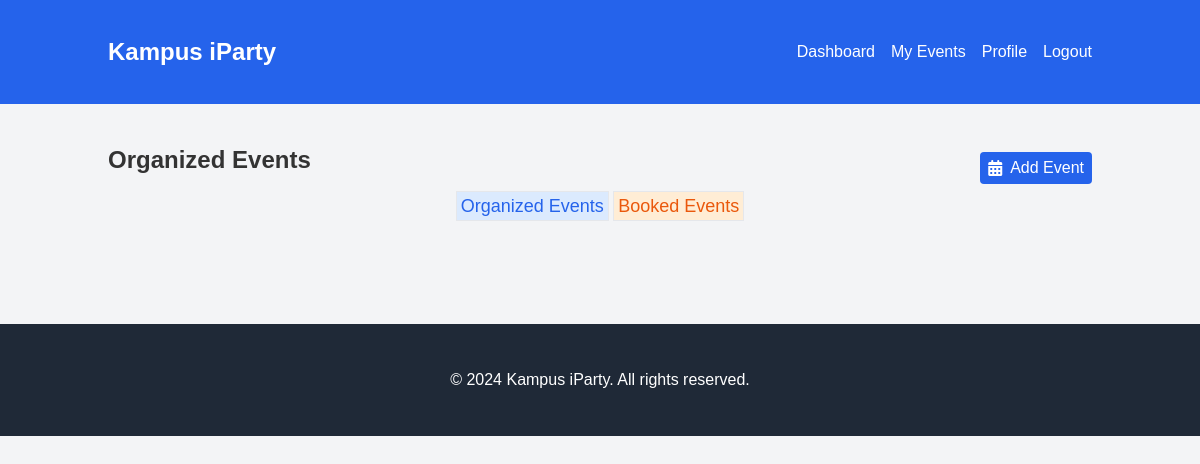
Before: /events/my-events/ (signed in) with the older database file.
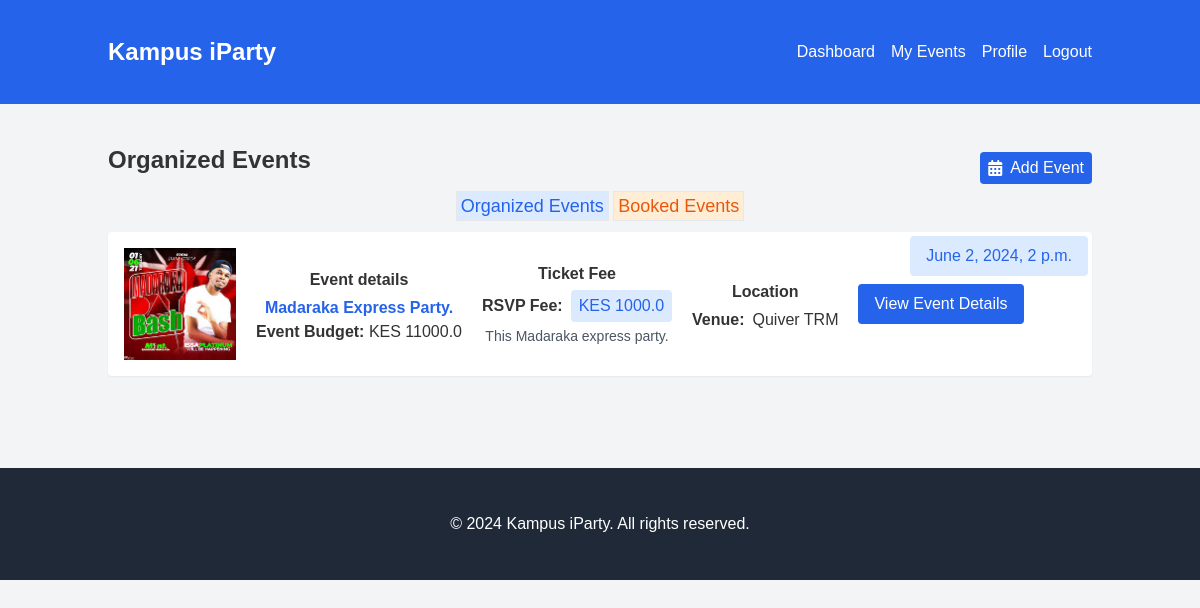
After: the same page with the newer database file.
### events/models.py (models this page shows, shortened)
class Event(models.Model):
    title = models.CharField(max_length=100)
    description = models.TextField()
    date = models.DateTimeField()
    location = models.CharField(max_length=100)
    campus = models.ForeignKey('campus.Campus', on_delete=models.CASCADE)
    attendees = models.ManyToManyField('users.CustomUser', blank=True, related_name='event_attendees')
    created_by = models.ForeignKey('users.CustomUser', on_delete=models.CASCADE, related_name='event_creator')
    created_at = models.DateTimeField(auto_now_add=True)
    updated_at = models.DateTimeField(auto_now=True)
    poster = models.ImageField(upload_to='event_posters/', blank=True)
    slots = models.IntegerField(default=1)
    budget_amount = models.FloatField(default=0.0)
    charges = models.FloatField(default=0.0, editable=False)
    total_budget_amount = models.FloatField(default=0.0)

### events/views.py (the view)
# urls.py: path('my-events/', views.event_list, name='user_events'),
@login_required
def event_list(request):
    user = request.user
    events = Event.objects.filter(created_by=user.id).order_by('-created_at')
    context = {'events': events}
    return render(request, 'user_events.html', context)

### templates/user_events.html (shortened to what this page needs)
{% extends 'base.html' %}
{% block content %}
<section>
  <div class="flex justify-between items-center">
    <h3 class="text-2xl font-bold mb-4 my-auto">Organized Events</h3>
    <a href="{% url 'events:create_event' %}" class="bg-blue-600 px-2 py-1 rounded text-white hover:bg-gray-900 block flex gap-2 items-center">
      <i class="fa fa-calendar" aria-hidden="true"></i>
      <h6 class="my-auto">Add Event</h6>
    </a>
  </div>
   <div>
    <a href="{% url 'events:user_events' %}" class="bg-blue-100 p-1 text-blue-600 text-lg border">Organized Events</a>
    <a href="{% url 'bookings:user_bookings' %}" class="bg-orange-100 p-1 text-orange-600 text-lg border">Booked Events</a>
  </div>
    <section class="w-full my-3 flex gap-3">
    {% for event in events %}
      <div class="w-full bg-white rounded shadow-sm p-4 flex items-center gap-5 relative">
        <h3 class="bg-blue-100 text-blue-600 rounded px-4 py-2 absolute top-1 right-1">{{event.date}}</h3>
        <div class="flex gap-3 items-center">
          <img src="{{event.poster.url}}" alt="{{booking.event.title}}" class="h-28">
        </div>
        <div>
             <h2 class="font-semibold py-1">Event details</h2>
              <h1 class="font-semibold text-blue-600">{{event.title}}</h1>
              <h4><strong>Event Budget: </strong>KES {{event.total_budget_amount}}</h4>
        </div>
        <div class="">
             <h2 class="font-semibold py-1">Ticket Fee</h2>
              <div class="flex gap-2 items-center">
                <h6 class="font-semibold">RSVP Fee: </h6>
                <h6 class="bg-blue-100 text-blue-600 rounded px-2 py-1">KES {{event.charges}}</h6>
              </div>
              <p class="text-sm text-gray-600 py-1">{{event.description}}</p>
        </div>
        <div class="">
             <h2 class="font-semibold py-1">Location</h2>
              <div class="flex gap-2">
                <h6 class="font-semibold">Venue: </h6>
                <h6>{{event.location}}</h6>
              </div>
        </div>
        <a href="{% url 'events:event_details' pk=event.id %}" class="bg-blue-600 rounded px-4 py-2 text-white h-auto">View Event Details</a>
      </div>
    {% endfor %}
  </section>
</section>
{% endblock %}

Changed rows visible on the page:
added Event: date "June 2, 2024, 2 p.m.", poster (picture), title "Madaraka Express Party.", total_budget_amount "11000.0", charges "1000.0", description "This Madaraka express party.", location "Quiver TRM"
